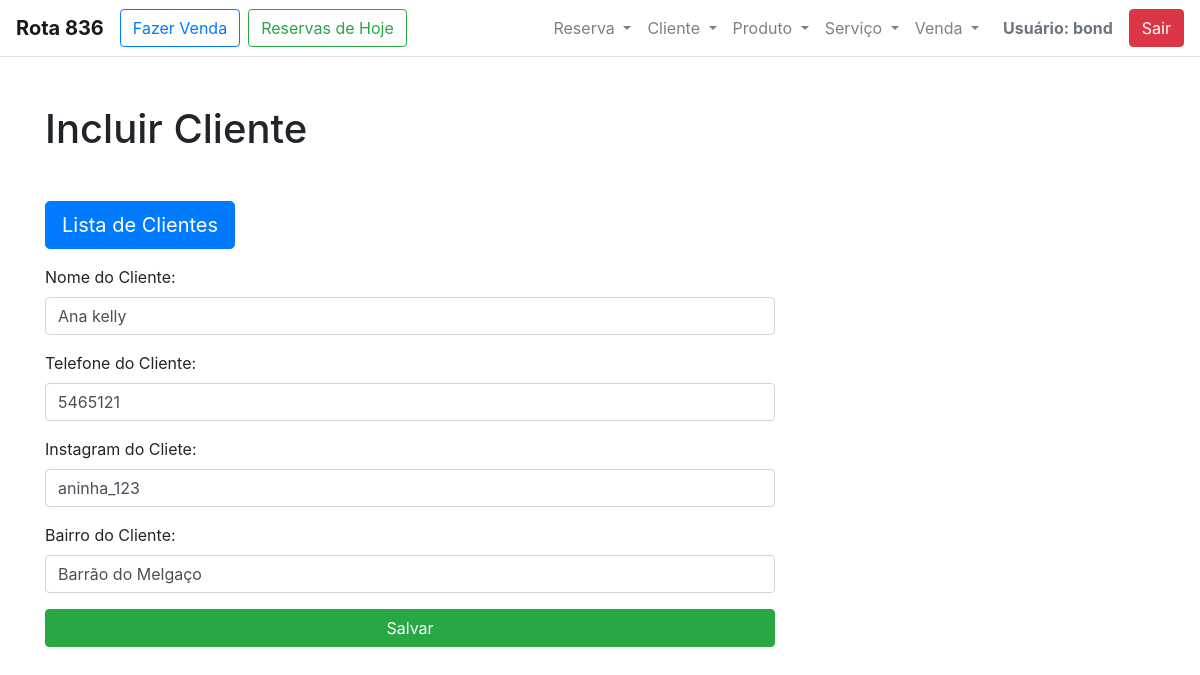
Before: /salao/cliente/editar/3/ (signed in) with the older database file.
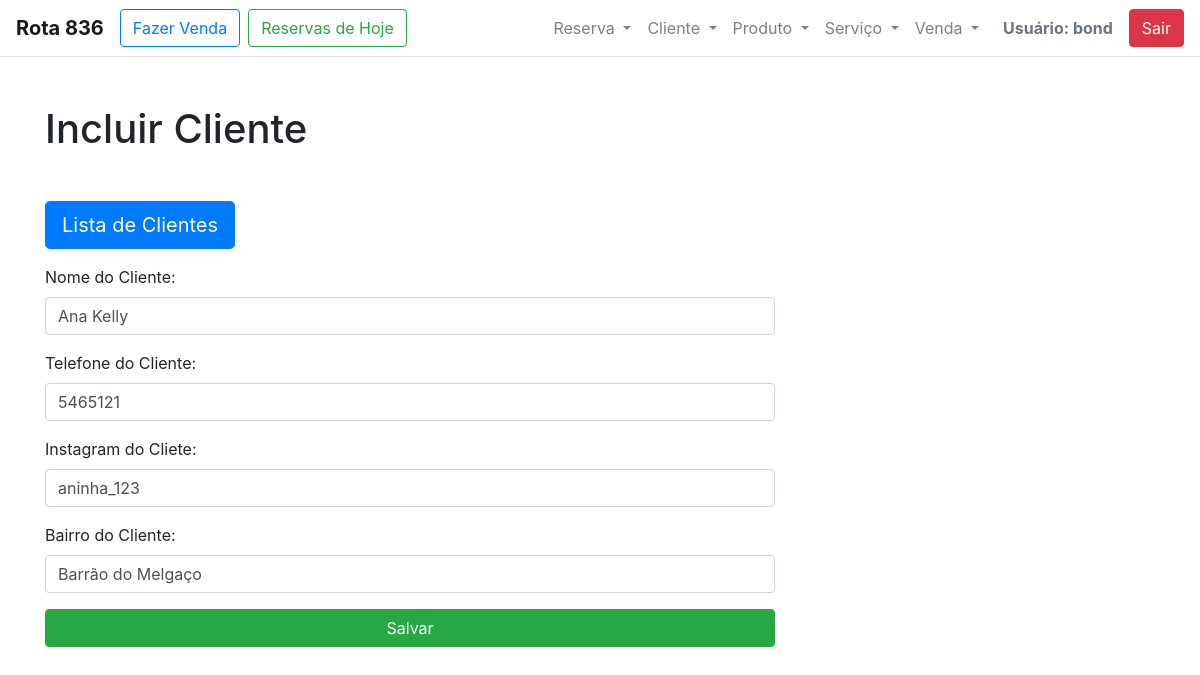
After: the same page with the newer database file.
### salao/models.py (models this page shows, shortened)
class Cliente (models.Model):
    nome_cliente = models.CharField(max_length=200, null=False)
    telefone_cliente = models.CharField(max_length=12)
    instagram_cliente = models.CharField(max_length=50)
    bairro_cliente = models.CharField(max_length=200, null=False)

### salao/views.py (the view)
# urls.py: path('cliente/editar/<int:pk>/', views.EditarCliente, name='editar_cliente'),
@login_required
def EditarCliente(request, pk):
    template_name = 'salao/cliente/incluir.html'
    cliente = get_object_or_404(Cliente, pk=pk)
    if request.method == "POST":
        form = ClienteForm(request.POST)
        cliente = form.save(commit=False)
        cliente.pk = pk
        cliente.save()
        return HttpResponseRedirect(reverse('salao:listar_clientes'))
    else:
        form = ClienteForm(instance=cliente)
        return render(request, template_name, {'form': form, 'editar':True, 'cliente':cliente})

### salao/forms.py
class ClienteForm(forms.ModelForm):
    def __init__(self, *args, **kwargs):
        super(ClienteForm, self).__init__(*args, **kwargs)
        self.fields['nome_cliente'].widget.attrs = {'class': 'form-group form-control', 'type':'text', 'placeholder':'Joãzinho'}
        self.fields['telefone_cliente'].widget.attrs = {'class': 'form-group form-control', 'type':'phone', 'placeholder':'(##) # ####-####'}
        self.fields['instagram_cliente'].widget.attrs = {'class': 'form-group form-control', 'type':'text', 'placeholder':'@usuario'}
        self.fields['bairro_cliente'].widget.attrs = {'class': 'form-group form-control', 'type':'address', 'placeholder':'Centro'}
    class Meta:
        model= Cliente
        fields = ['nome_cliente', 'telefone_cliente', 'instagram_cliente', 'bairro_cliente']
        labels = {
            'nome_cliente':'Nome do Cliente',
            'telefone_cliente':'Telefone do Cliente',
            'instagram_cliente':'Instagram do Cliete',
            'bairro_cliente':'Bairro do Cliente',
        }

### salao/templates/salao/cliente/incluir.html (shortened to what this page needs)
{% extends '../base.html' %}
{% block h1_pagina %}
    Incluir Cliente
{% endblock h1_pagina %}
{% block content %}
    <a href="{{request.META.HTTP_REFERER}}"><button class="btn btn-primary btn-lg mb-3">Lista de Clientes</button></a>
    <div class="row">
        <div class="col-md-8">
            {% if editar %}
                <form action="{% url 'salao:editar_cliente' cliente.pk %}" method="post">
            {%  else %}
                <form action="{% url 'salao:incluir_cliente' %}" method="post">
            {%  endif %}
                    <div class="form-group">
                    {{ form.as_p }}
                    <button type="submit" class="save btn btn-success btn-block">Salvar</button>
                    </div>
                </form>
        </div>
    </div>
{% endblock content %}

Changed rows visible on the page:
changed Cliente "aninha_123": nome_cliente "Ana kelly" → "Ana Kelly"
